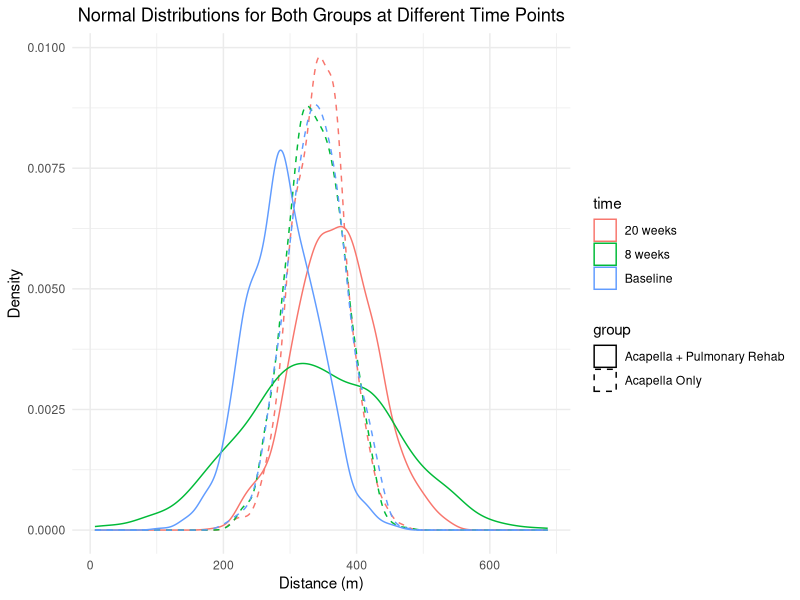
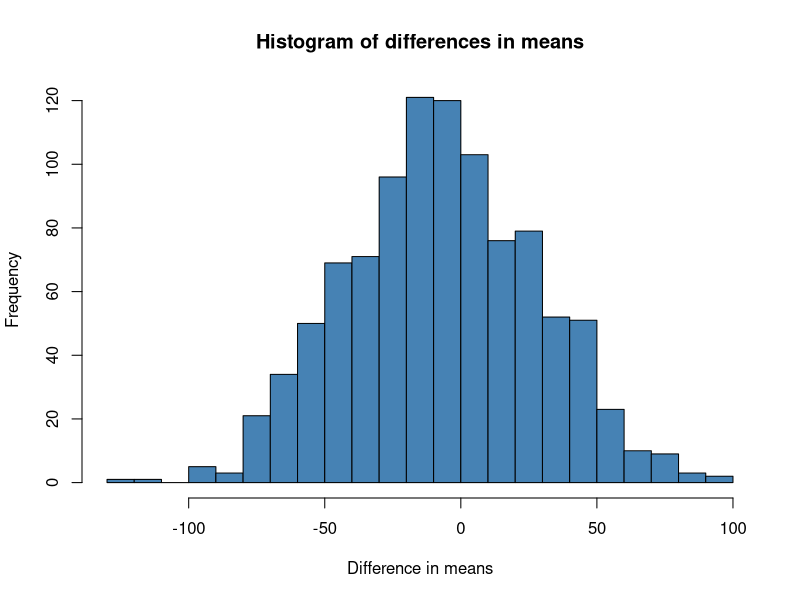

R code for these plots, in order:
# Exercise 12

# Question 1:
# Baseline values are rather different. The second group
# has more "room" to improve. This should be considered in the analysis
# within an adequate model.

# Question 2:
# standard error, SE. This is the standard deviation of the mean in this case.

# Question 3:
# Load necessary library
library(ggplot2)

# Define parameters for each time point for Acapella Only group
data_acapella <- data.frame(
  time = c("Baseline", "8 weeks", "20 weeks"),
  mean = c(343.3, 338.7, 343.3),
  sd = c(44.4, 42.2, 39.8)
)

# Generate 1000 random samples for each time point for Acapella Only group
expanded_data_acapella <- data.frame(
  distance = c(rnorm(1000, mean = data_acapella$mean[1], sd = data_acapella$sd[1]),
               rnorm(1000, mean = data_acapella$mean[2], sd = data_acapella$sd[2]),
               rnorm(1000, mean = data_acapella$mean[3], sd = data_acapella$sd[3])),
  time = rep(data_acapella$time, each = 1000),
  group = "Acapella Only"
)

# Define parameters for each time point for Acapella + Pulmonary Rehab group
data_pr <- data.frame(
  time = c("Baseline", "8 weeks", "20 weeks"),
  mean = c(287.5, 344.2, 367.5),
  sd = c(50.6, 115.5, 61.5)
)

# Generate 1000 random samples for each time point for Acapella + Pulmonary Rehab group
expanded_data_pr <- data.frame(
  distance = c(rnorm(1000, mean = data_pr$mean[1], sd = data_pr$sd[1]),
               rnorm(1000, mean = data_pr$mean[2], sd = data_pr$sd[2]),
               rnorm(1000, mean = data_pr$mean[3], sd = data_pr$sd[3])),
  time = rep(data_pr$time, each = 1000),
  group = "Acapella + Pulmonary Rehab"
)

# Combine data for both groups
combined_data <- rbind(expanded_data_acapella, expanded_data_pr)

# Plot the density curves for each time point and group
ggplot(combined_data, aes(x = distance, color = time, linetype = group)) +
  geom_density() +
  labs(title = "Normal Distributions for Both Groups at Different Time Points",
       x = "Distance (m)", y = "Density") +
  theme_minimal() + 
  theme(plot.title = element_text(hjust = 0.5)) +
  scale_linetype_manual(values = c("solid", "dashed"))  # Solid lines for one group, dashed for the other



# Question 4:
# The bars seem not to be the estimate +/- standard error (=s/sqrt(n)).
# What they probably meant was an approximate 95% confidence interval
# for the mean, which is:
# x_bar +/- t_{n-1, 0.975} * s / sqrt(n)
# https://en.wikipedia.org/wiki/Standard_error

# Example at 8 weeks:
344.2 + qt(0.975, 11) * 115.5 / sqrt(12)
344.2 - qt(0.975, 11) * 115.5 / sqrt(12)

# or:
344.2 + qnorm(0.975) * 115.5 / sqrt(12)
344.2 - qnorm(0.975) * 115.5 / sqrt(12)

# These seem to fit the bars better.



# Question 5:
n_sim <- 1000
diffs <- numeric(n_sim)
for(i in 1:n_sim){
  x_gr1_8_weeks <- rnorm(15, 338.7, sd = 42.2)
  x_gr2_8_weeks <- rnorm(12, 344.2, sd = 115.5)
 
  diffs[i] <- mean(x_gr1_8_weeks) - mean(x_gr2_8_weeks)  
}

hist(diffs, breaks = 30, col = "steelblue", border = "black", 
     xlab = "Difference in means", main = "Histogram of differences in means")
quantile(diffs, c(0.025, 0.975))

# How would the distribution change if we took the same group means?
